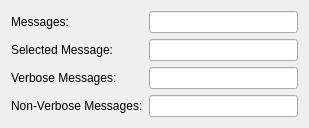
<?xml version="1.0" encoding="UTF-8"?>
<ui version="4.0">
 <class>DummyViewer::Form</class>
 <widget class="QWidget" name="DummyViewer::Form">
  <property name="geometry">
   <rect>
    <x>0</x>
    <y>0</y>
    <width>309</width>
    <height>119</height>
   </rect>
  </property>
  <property name="windowTitle">
   <string>Form</string>
  </property>
  <layout class="QGridLayout" name="gridLayout">
   <item row="0" column="0">
    <widget class="QLabel" name="label">
     <property name="text">
      <string>Messages:</string>
     </property>
    </widget>
   </item>
   <item row="0" column="1">
    <widget class="QLineEdit" name="lineEditMessages"/>
   </item>
   <item row="1" column="0">
    <widget class="QLabel" name="label_2">
     <property name="text">
      <string>Selected Message:</string>
     </property>
    </widget>
   </item>
   <item row="1" column="1">
    <widget class="QLineEdit" name="lineEditSelectedMessage"/>
   </item>
   <item row="2" column="0">
    <widget class="QLabel" name="label_3">
     <property name="text">
      <string>Verbose Messages:</string>
     </property>
    </widget>
   </item>
   <item row="2" column="1">
    <widget class="QLineEdit" name="lineEditVerboseMessages"/>
   </item>
   <item row="3" column="0">
    <widget class="QLabel" name="label_4">
     <property name="text">
      <string>Non-Verbose Messages:</string>
     </property>
    </widget>
   </item>
   <item row="3" column="1">
    <widget class="QLineEdit" name="lineEditNonVerboseMessages"/>
   </item>
  </layout>
 </widget>
 <resources/>
 <connections/>
</ui>
